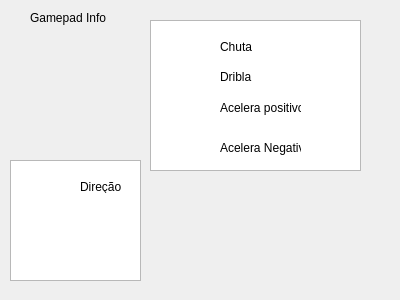
<?xml version="1.0" encoding="UTF-8"?>
<ui version="4.0">
 <class>Gamepad</class>
 <widget class="QWidget" name="Gamepad">
  <property name="geometry">
   <rect>
    <x>0</x>
    <y>0</y>
    <width>400</width>
    <height>300</height>
   </rect>
  </property>
  <property name="windowTitle">
   <string>Gamepad</string>
  </property>
  <widget class="QWidget" name="widget" native="true">
   <property name="geometry">
    <rect>
     <x>150</x>
     <y>20</y>
     <width>211</width>
     <height>151</height>
    </rect>
   </property>
   <widget class="QUndoView" name="undoView_2">
    <property name="geometry">
     <rect>
      <x>0</x>
      <y>0</y>
      <width>211</width>
      <height>151</height>
     </rect>
    </property>
   </widget>
   <widget class="QLabel" name="Chuta">
    <property name="geometry">
     <rect>
      <x>70</x>
      <y>20</y>
      <width>47</width>
      <height>13</height>
     </rect>
    </property>
    <property name="text">
     <string>Chuta</string>
    </property>
   </widget>
   <widget class="QLabel" name="Ball">
    <property name="geometry">
     <rect>
      <x>20</x>
      <y>10</y>
      <width>41</width>
      <height>21</height>
     </rect>
    </property>
    <property name="text">
     <string/>
    </property>
    <property name="pixmap">
     <pixmap>Ball.png</pixmap>
    </property>
   </widget>
   <widget class="QLabel" name="Square">
    <property name="geometry">
     <rect>
      <x>20</x>
      <y>40</y>
      <width>41</width>
      <height>21</height>
     </rect>
    </property>
    <property name="text">
     <string/>
    </property>
    <property name="pixmap">
     <pixmap>Square2.png</pixmap>
    </property>
   </widget>
   <widget class="QLabel" name="Dribla">
    <property name="geometry">
     <rect>
      <x>70</x>
      <y>50</y>
      <width>47</width>
      <height>13</height>
     </rect>
    </property>
    <property name="text">
     <string>Dribla</string>
    </property>
   </widget>
   <widget class="QLabel" name="R1">
    <property name="geometry">
     <rect>
      <x>20</x>
      <y>70</y>
      <width>41</width>
      <height>31</height>
     </rect>
    </property>
    <property name="text">
     <string/>
    </property>
    <property name="pixmap">
     <pixmap>R1.png</pixmap>
    </property>
   </widget>
   <widget class="QLabel" name="Acelera1">
    <property name="geometry">
     <rect>
      <x>70</x>
      <y>80</y>
      <width>81</width>
      <height>16</height>
     </rect>
    </property>
    <property name="text">
     <string>Acelera positivo</string>
    </property>
   </widget>
   <widget class="QLabel" name="L1">
    <property name="geometry">
     <rect>
      <x>20</x>
      <y>110</y>
      <width>41</width>
      <height>31</height>
     </rect>
    </property>
    <property name="text">
     <string/>
    </property>
    <property name="pixmap">
     <pixmap>L1.png</pixmap>
    </property>
   </widget>
   <widget class="QLabel" name="Acelera2">
    <property name="geometry">
     <rect>
      <x>70</x>
      <y>120</y>
      <width>81</width>
      <height>16</height>
     </rect>
    </property>
    <property name="text">
     <string>Acelera Negativo</string>
    </property>
   </widget>
  </widget>
  <widget class="QWidget" name="widget_2" native="true">
   <property name="geometry">
    <rect>
     <x>10</x>
     <y>160</y>
     <width>131</width>
     <height>121</height>
    </rect>
   </property>
   <widget class="QUndoView" name="undoView">
    <property name="geometry">
     <rect>
      <x>0</x>
      <y>0</y>
      <width>131</width>
      <height>121</height>
     </rect>
    </property>
   </widget>
   <widget class="QLabel" name="Joystick">
    <property name="geometry">
     <rect>
      <x>10</x>
      <y>10</y>
      <width>41</width>
      <height>31</height>
     </rect>
    </property>
    <property name="text">
     <string/>
    </property>
    <property name="pixmap">
     <pixmap>Ljoystick.jpg</pixmap>
    </property>
   </widget>
   <widget class="QLabel" name="direcao">
    <property name="geometry">
     <rect>
      <x>70</x>
      <y>20</y>
      <width>47</width>
      <height>13</height>
     </rect>
    </property>
    <property name="text">
     <string>Direção</string>
    </property>
   </widget>
   <widget class="QLabel" name="arrow">
    <property name="geometry">
     <rect>
      <x>10</x>
      <y>50</y>
      <width>111</width>
      <height>61</height>
     </rect>
    </property>
    <property name="text">
     <string/>
    </property>
    <property name="pixmap">
     <pixmap>Arrow.png</pixmap>
    </property>
   </widget>
   <widget class="QLabel" name="reset">
    <property name="geometry">
     <rect>
      <x>10</x>
      <y>55</y>
      <width>111</width>
      <height>51</height>
     </rect>
    </property>
    <property name="text">
     <string/>
    </property>
    <property name="pixmap">
     <pixmap>imagem-branca-grande.png</pixmap>
    </property>
   </widget>
  </widget>
  <widget class="QLabel" name="Title">
   <property name="geometry">
    <rect>
     <x>30</x>
     <y>10</y>
     <width>81</width>
     <height>16</height>
    </rect>
   </property>
   <property name="text">
    <string>Gamepad Info</string>
   </property>
  </widget>
 </widget>
 <resources/>
 <connections/>
</ui>
